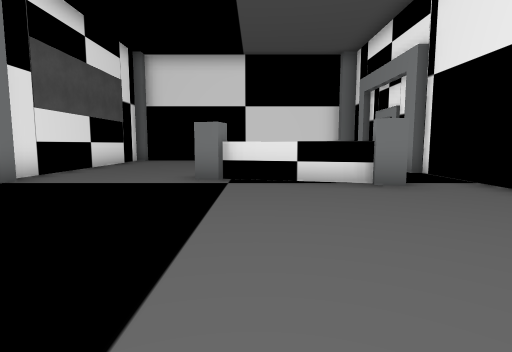
View 1 (above)

22 first-person views from a walk through a 3-D level made in the Unity game engine. The camera is 1.4 m above the floor, tilts 6° down and sees 80° across. The floor is counted in squares, 2 m on a side. Each view is taken from the middle of a square. On the plan, view 1 faces up. The plan holds only what a view shows up to about 10 squares ahead; the rest is blank. The place goes on beyond the plan. The player character is not drawn. Door leaves are left out, so doorways stand open.

View 2
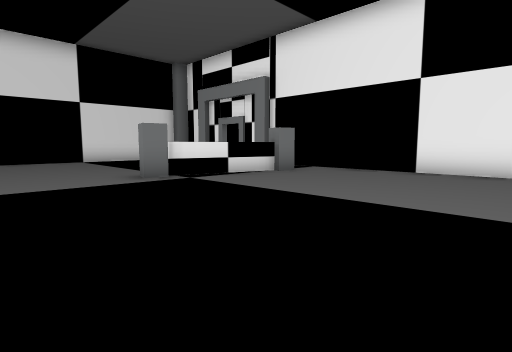

View 3
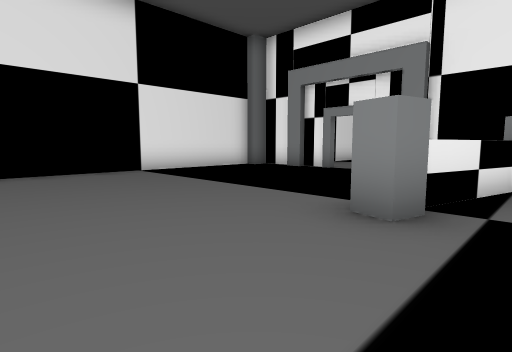

View 4
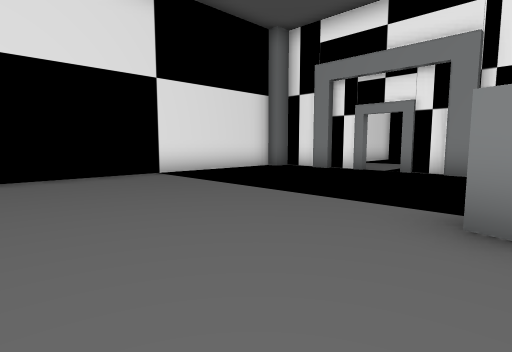

View 5
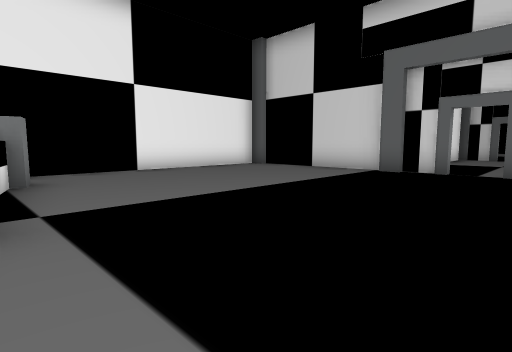

View 6
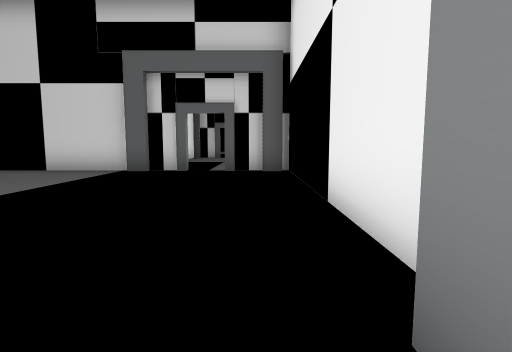

View 7
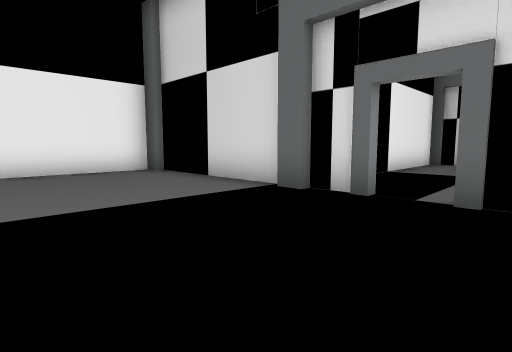

View 8
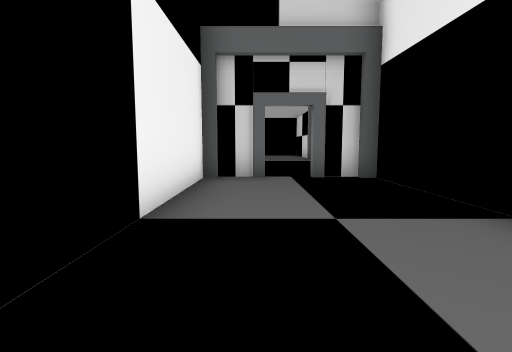

View 9
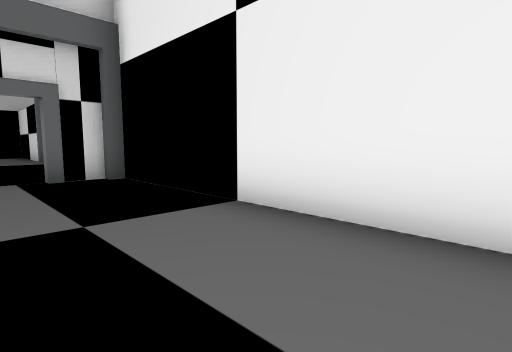

View 10
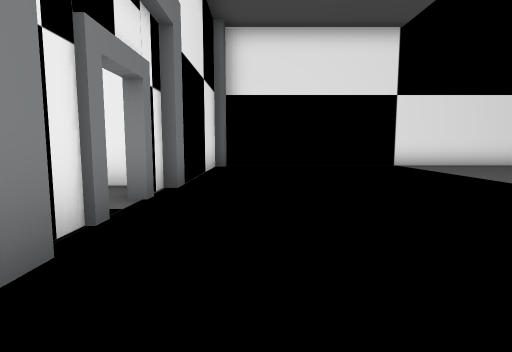

View 11
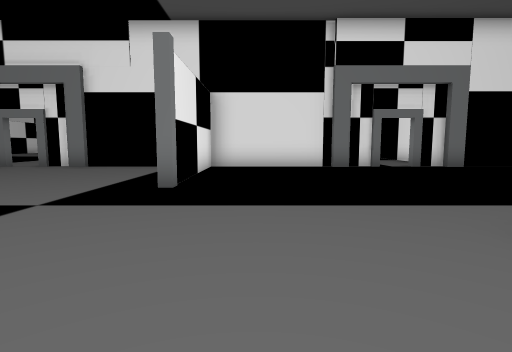

View 12
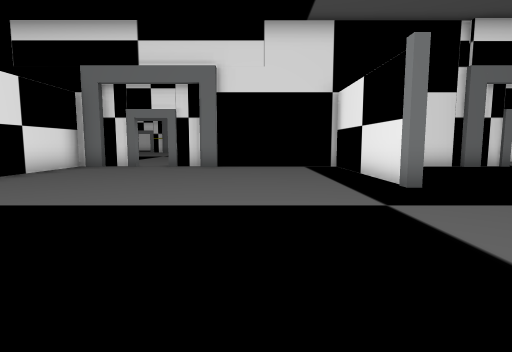

View 13
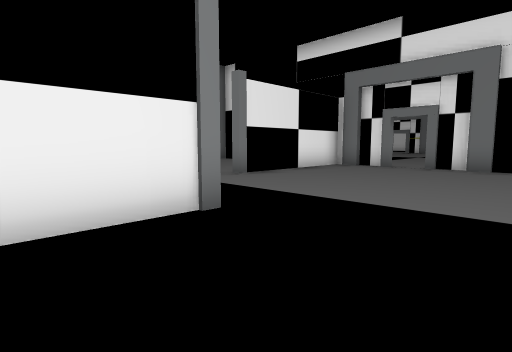

View 14
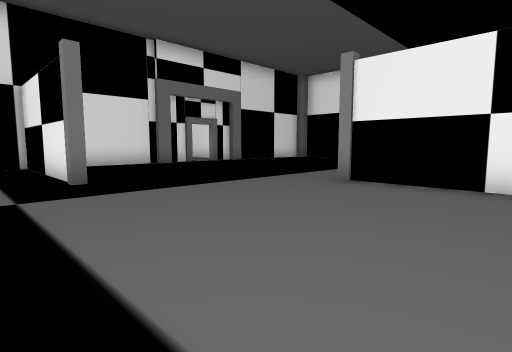

View 15
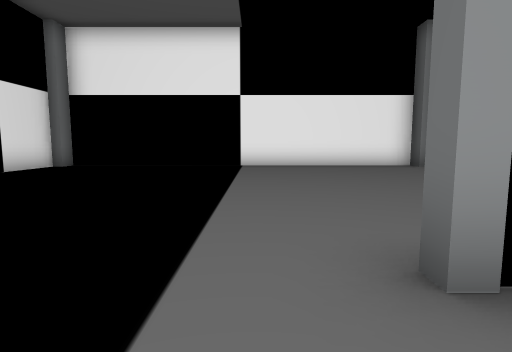

View 16
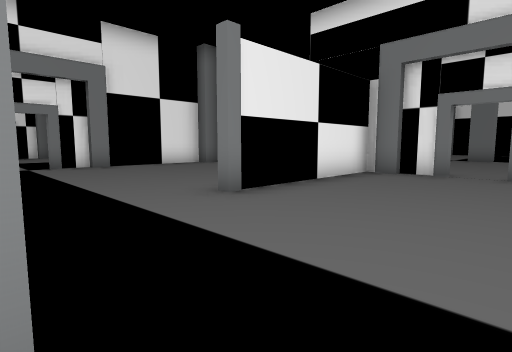

View 17
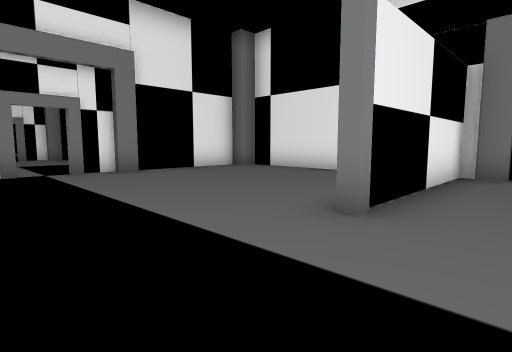

View 18
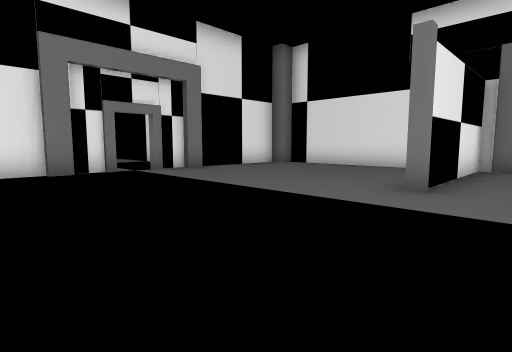

View 19
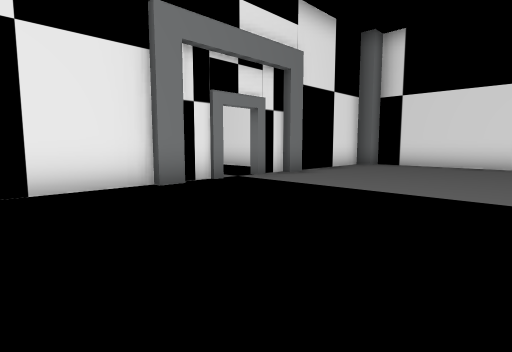

View 20
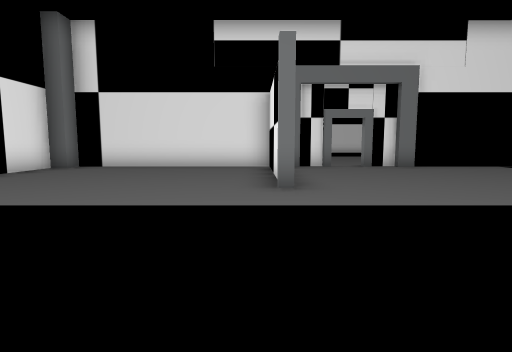

View 21
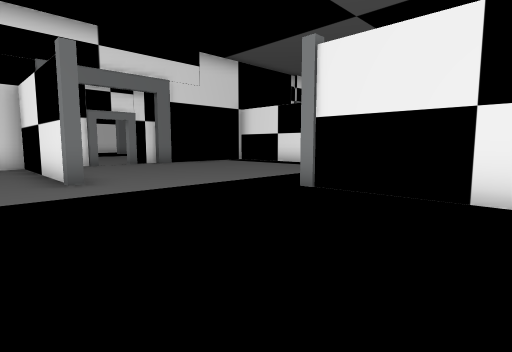

View 22
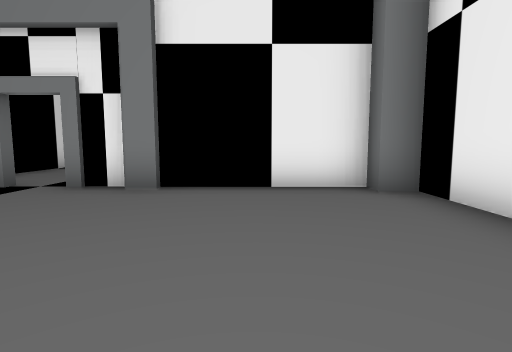

### Floor plan
Key: @ floor where view 1 was taken; # wall or solid block; . floor; D open door; O other object.
Columns run from 26 left of view 1 to 5 right of it. Each row starts with its distance up from view 1.
 13                           #####
 12                        ....   #
 11                       .....   #
 10                      #.....   D.
  9                      #.....   D.
  8                      #.....   #
  7                      #.....   #
  6                      #...O##O
  5                      #......O.
  4                      #    ....
  3                      #   .....#
  2                      #.  .....#
  1                          .....#
  0                       .   @...#
 -1                           ....#
 -2                      ##DD######
 -3                       #..
 -4                       #.
 -5            ..         #.
 -6            ..         #..#
 -7            ..          ..#
 -8            ..          ..#
 -9     ########D##########DD#  ##
-10    ##.....#.D.... #    DD
-11    #......#...... # .
-12    #......#...... #
-13    #......#.......#
-14 ####......#.......#
-15    D..............            #
-16    D..........................#
-17    #       .#.  ......#.......#
-18    #        #   ......#.......#
-19    #     . .#  .......#  .....#
-20         .   #   ......#    ...#

Positions as (right, up) in squares from view 1, and headings:
1: (0, 0), facing up
2: (-4, 0), facing up-right
3: (-4, 5), facing up-right
4: (-4, 6), facing up-right
5: (-4, 6), facing down-right
6: (-4, 6), facing down
7: (-4, 2), facing down-right
8: (-2, -3), facing down
9: (-2, -3), facing down-left
10: (-6, -11), facing right
11: (-7, -19), facing up
12: (-11, -19), facing up
13: (-11, -19), facing up-left
14: (-10, -20), facing up-right
15: (-6, -16), facing right
16: (-13, -17), facing up-left
17: (-15, -17), facing up-left
18: (-15, -19), facing up-left
19: (-18, -20), facing up-left
20: (-17, -19), facing up
21: (-18, -20), facing up-right
22: (-18, -12), facing left
